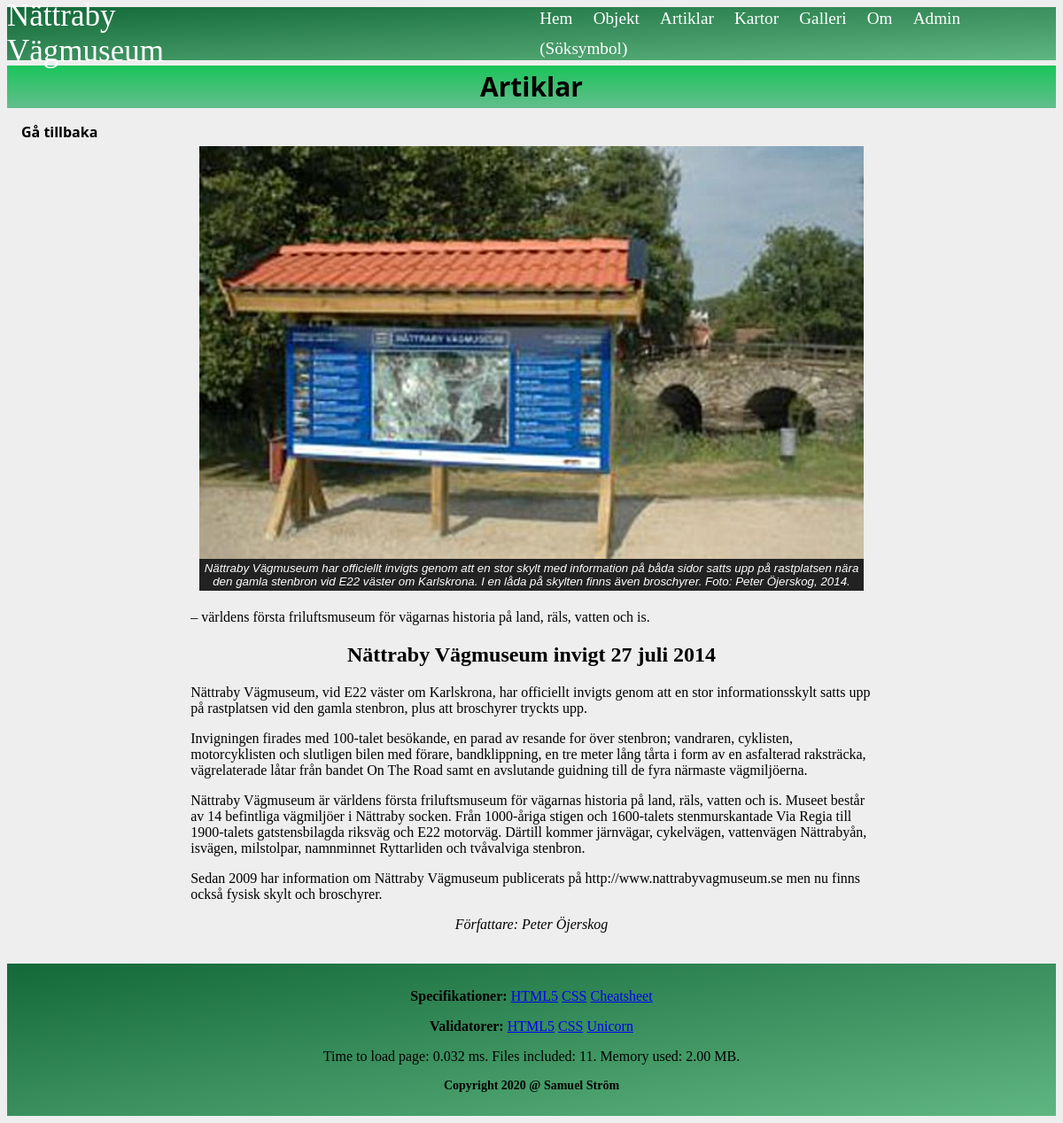
/about.php?page=about-info&name=om-invigning, run on the app's committed database.
### tables this page shows
CREATE TABLE "article" (
	"id"	INTEGER NOT NULL,
	"name"	TEXT NOT NULL UNIQUE,
	"title"	TEXT NOT NULL,
	"data"	TEXT NOT NULL,
	"author"	TEXT NOT NULL,
	"gps"	TEXT,
	"mapImage"	TEXT,
	"image1"	TEXT,
	"image1Alt"	TEXT,
	"image1Text"	,
	"TEXT"	,
	"image2"	TEXT,
	"image2Alt"	TEXT,
	"image2Text"	TEXT,
	PRIMARY KEY("id")
);

### about.php (called while the page is built, shortened)
<?php
require __DIR__ . "/incl/header.php";
require __DIR__ . "/incl/multipage.php";
require __DIR__ . "/incl/footer.php";

### about/about-info.php (the view, shortened to what this page needs)
<?php
$id = null;
$title = null;
$data = null;
$author = null;
$gps = null;
$mapImage = null;
$image1 = null;
$image1Alt = null;
$image1Text = null;
$text = null;
$image2 = null;
$image2Alt = null;
$image2Text = null;
$name = isset($_GET['name'])
    ? $_GET['name'] : null;
if (isset($name)) {
    $sql = "SELECT * FROM article WHERE name = :name";
    $stmt = $db->prepare($sql);
    $stmt->execute([":name" => $name]);
    $res = $stmt->fetchAll(PDO::FETCH_BOTH);
    list($id, $name, $title, $data, $author, $gps, $mapImage, $image1, $image1Alt, $image1Text, $text, $image2, $image2Alt, $image2Text) = $res[0];
}
?>
        <a class="previous-btn" href="about.php">Gå tillbaka</a>
    <?php if (isset($image1)) {
        ?>
        <figure class="object-img">
        <img src="img/500/<?= htmlentities($image1)?>" alt="<?htmlentities($image1Alt)?>">
        <figcaption><?= htmlentities($image1Text) ?></figcaption>
    </figure>
    <?php
    }
    ?>
    <div class="text-container">
        <p><?= html_entity_decode($data) ?></p>
        <p class="author">Författare: <?= htmlentities($author) ?></p>
</article>

### css/style.css (style rules this page uses)
body { background: #eee; }
figure { clear: both; }
.previous-btn { font-weight: bold; font-family: 'Segoe UI', Tahoma, Geneva, Verdana, sans-serif; color: black; float: left; text-decoration: none; margin-left: 2vh; }
.object-img { display: flex; flex-flow: column; padding: 5px; width: 750px; margin: 1% auto; }
.object-img figcaption { background-color: #222; color: #fff; font: italic smaller sans-serif; padding: 3px; text-align: center; }
.text-container { width: 65%; margin: auto; text-align: left; }
.text-container h2 { text-align: center; }
.author { font: italic medium Georgia; text-align: center; }

### data on the page
article: image1 (picture), image1Text "Nättraby Vägmuseum har officiellt invigts genom att en stor skylt med information på båda sidor satts upp på rastplatsen nära den gamla stenbron vid E22 väster om Karlskrona. I en låda på skylten finns även broschyrer. Foto: Peter Öjerskog, 2014.", data "– världens första friluftsmuseum för vägarnas historia på land, räls, vatten och is. Nättraby Vägmuseum invigt 27 juli 2014 Nättraby Vägmuseum, vid E22 väster om Karlskrona, har officiellt invigts genom att en stor informationsskylt satts upp på rastplatsen vid den gamla stenbron, plus att broschyrer tryckts upp. Invigningen firades med 100-talet besökande, en parad av resande for över stenbron; vandraren, cyklisten, motorcyklisten och slutligen bilen med förare, bandklippning, en tre meter lång tårta i form av en asfalterad raksträcka, vägrelaterade låtar från bandet On The Road samt en avslutande guidning till de fyra närmaste vägmiljöerna. Nättraby Vägmuseum är världens första…", author "Peter Öjerskog"

### other printed values
$title "Artiklar"
$loadTime "0.032"
$numFiles "11"
$memoryUsed "2.00 MB"
